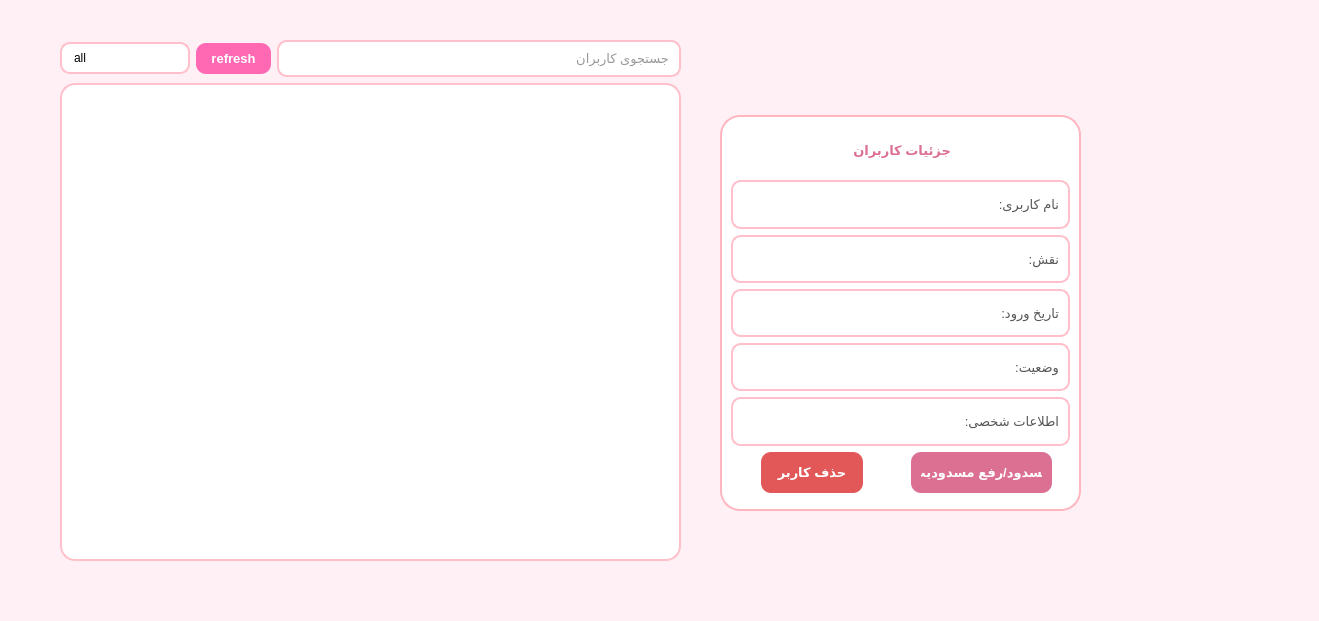
<?xml version="1.0" encoding="UTF-8"?>
<ui version="4.0">
 <class>AdminPage</class>
 <widget class="QWidget" name="AdminPage">
  <property name="geometry">
   <rect>
    <x>0</x>
    <y>0</y>
    <width>1319</width>
    <height>621</height>
   </rect>
  </property>
  <property name="windowTitle">
   <string>Form</string>
  </property>
  <property name="styleSheet">
   <string notr="true">/* پس‌زمینه اصلی صفحه ادمین */
QWidget#AdminPage { 
    background-color: #FFF0F5; /* صورتی بسیار روشن (LavenderBlush) */
}

/* استایل فیلد جستجو (txtSearch) */
QLineEdit#txtSearch {
    border: 2px solid #FFC0CB;
    border-radius: 10px;
    padding: 8px;
    background: #FFFFFF;
    color: #333333;
    font-size: 13px;
    font-family: &quot;Segoe UI&quot;, &quot;Tahoma&quot;;
}

QLineEdit#txtSearch:focus {
    border: 2px solid #DB7093; /* صورتی تیره هنگام فوکوس */
}

/* استایل کامبوباکس فیلتر نقش (cmbRoleFilter) */
QComboBox#cmbRoleFilter {
    border: 2px solid #FFC0CB;
    border-radius: 10px;
    padding: 6px 12px;
    background: #FFFFFF;
    min-width: 80px;
    font-family: &quot;Segoe UI&quot;, &quot;Tahoma&quot;;
}

QComboBox#cmbRoleFilter:hover {
    border-color: #DB7093;
}

QComboBox::drop-down#cmbRoleFilter {
    subcontrol-origin: padding;
    subcontrol-position: top right;
    width: 20px;
    border-left-width: 0px;
}

/* استایل دکمه ریفرش (refreshButton) */
QPushButton#refreshButton {
    background-color: #FF69B4; /* صورتی سرخابی روشن (همانند دکمه لاگین) */
    color: white;
    border-radius: 10px;
    padding: 8px 15px;
    font-weight: bold;
    font-family: &quot;Segoe UI&quot;, &quot;Tahoma&quot;;
    font-size: 13px;
}

QPushButton#refreshButton:hover {
    background-color: #FF1493; /* پررنگ‌تر زمان هاور */
}

/* استایل کادر سمت راست - جزئیات کاربران (detailsGroupBox) */
QGroupBox#detailsGroupBox {
    background-color: #FFFFFF;
    border: 2px solid #FFB6C1;
    border-radius: 20px;
    margin-top: 15px;
    font-weight: bold;
    font-size: 14px;
    color: #DB7093;
    font-family: &quot;Segoe UI&quot;, &quot;Tahoma&quot;;
}

/* استایل لیبل‌های ثابت پنل سمت راست (نام کاربری:، نقش: و...) */
QLabel {
    color: #DB7093;
    font-weight: bold;
    font-size: 13px;
    font-family: &quot;Segoe UI&quot;, &quot;Tahoma&quot;;
}

/* استایل لیبل‌های نمایش‌دهنده اطلاعات متغیر (مانند lblDetailUsername و غیره) */
QLabel#titleLable,
QLabel#lblDetailUsername, 
QLabel#lblDetailRole, 
QLabel#lblDetailRegDate, 
QLabel#lblDetailStatus, 
QLabel#lblDetailSpecific {
    border: 2px solid #FFC0CB;
    border-radius: 10px;
    padding: 6px;
    background: #FFFFFF;
    color: #555555;
    font-weight: normal;
    font-size: 13px;
    min-height: 20px;
}

/* استایل فریم دکمه‌ها داخل پنل جزئیات (frame) */
QFrame#frame {
    border: none;
    background: transparent;
}

/* استایل دکمه مسدود/رفع مسدودیت کاربر (btnBlockUser) */
QPushButton#btnBlockUser {
    background-color: #DB7093; /* صورتی تیره هماهنگ با تم */
    color: white;
    border-radius: 10px;
    padding: 10px;
    font-weight: bold;
    font-size: 13px;
    font-family: &quot;Segoe UI&quot;, &quot;Tahoma&quot;;
}

QPushButton#btnBlockUser:hover {
    background-color: #C71585; /* ارغوانی/صورتی تیره تر هنگام هاور */
}

/* استایل دکمه حذف کاربر (btnDeleteUser) */
QPushButton#btnDeleteUser {
    background-color: #E25858; /* قرمز صورتی ملایم برای دکمه حذف جهت حفظ تم بصری */
    color: white;
    border-radius: 10px;
    padding: 10px;
    font-weight: bold;
    font-size: 13px;
    font-family: &quot;Segoe UI&quot;, &quot;Tahoma&quot;;
}

QPushButton#btnDeleteUser:hover {
    background-color: #C0392B; /* قرمز تیره تر */
}

/* استایل جدول اصلی نمایش کاربران */
QTableView, QTableWidget {
    background-color: #FFFFFF;
    border: 2px solid #FFC0CB;
    border-radius: 15px;
    gridline-color: #FFF0F5;
    selection-background-color: #FFB6C1;
    selection-color: #FFFFFF;
    font-family: &quot;Segoe UI&quot;, &quot;Tahoma&quot;;
}

QHeaderView::section {
    background-color: #FF69B4;
    color: white;
    padding: 6px;
    border: none;
    border-bottom: 1px solid #FFF0F5;
    font-weight: bold;
    font-size: 13px;
    font-family: &quot;Segoe UI&quot;, &quot;Tahoma&quot;;
}

QHeaderView::section:first {
    border-top-left-radius: 12px;
}

/* گرد کردن گوشه بالایی سمت راست هدر */
QHeaderView::section:last {
    border-top-right-radius: 12px;
}</string>
  </property>
  <widget class="QGroupBox" name="detailsGroupBox">
   <property name="geometry">
    <rect>
     <x>720</x>
     <y>100</y>
     <width>361</width>
     <height>411</height>
    </rect>
   </property>
   <property name="title">
    <string/>
   </property>
   <layout class="QVBoxLayout" name="verticalLayout">
    <item>
     <widget class="QLabel" name="titleLabel">
      <property name="text">
       <string>                                 جزئیات کاربران</string>
      </property>
     </widget>
    </item>
    <item>
     <widget class="QLabel" name="lblDetailUsername">
      <property name="text">
       <string>نام کاربری:</string>
      </property>
     </widget>
    </item>
    <item>
     <widget class="QLabel" name="lblDetailRole">
      <property name="text">
       <string>نقش:</string>
      </property>
     </widget>
    </item>
    <item>
     <widget class="QLabel" name="lblDetailRegDate">
      <property name="text">
       <string>تاریخ ورود:</string>
      </property>
     </widget>
    </item>
    <item>
     <widget class="QLabel" name="lblDetailStatus">
      <property name="text">
       <string>وضعیت:</string>
      </property>
     </widget>
    </item>
    <item>
     <widget class="QLabel" name="lblDetailSpecific">
      <property name="text">
       <string>اطلاعات شخصی:</string>
      </property>
     </widget>
    </item>
    <item>
     <widget class="QFrame" name="frame">
      <property name="frameShape">
       <enum>QFrame::StyledPanel</enum>
      </property>
      <property name="frameShadow">
       <enum>QFrame::Raised</enum>
      </property>
      <widget class="QPushButton" name="btnBlockUser">
       <property name="geometry">
        <rect>
         <x>180</x>
         <y>0</y>
         <width>141</width>
         <height>41</height>
        </rect>
       </property>
       <property name="text">
        <string>مسدود/رفع مسدودیت</string>
       </property>
      </widget>
      <widget class="QPushButton" name="btnDeleteUser">
       <property name="geometry">
        <rect>
         <x>30</x>
         <y>0</y>
         <width>102</width>
         <height>41</height>
        </rect>
       </property>
       <property name="text">
        <string>حذف کاربر</string>
       </property>
      </widget>
     </widget>
    </item>
   </layout>
  </widget>
  <widget class="QWidget" name="layoutWidget">
   <property name="geometry">
    <rect>
     <x>60</x>
     <y>40</y>
     <width>621</width>
     <height>521</height>
    </rect>
   </property>
   <layout class="QVBoxLayout" name="verticalLayout_2">
    <item>
     <layout class="QHBoxLayout" name="horizontalLayout">
      <item>
       <widget class="QComboBox" name="cmbRoleFilter">
        <item>
         <property name="text">
          <string>all</string>
         </property>
        </item>
        <item>
         <property name="text">
          <string>admin</string>
         </property>
        </item>
        <item>
         <property name="text">
          <string>publisher</string>
         </property>
        </item>
        <item>
         <property name="text">
          <string>customer</string>
         </property>
        </item>
       </widget>
      </item>
      <item>
       <widget class="QPushButton" name="refreshButton">
        <property name="text">
         <string>refresh</string>
        </property>
       </widget>
      </item>
      <item>
       <widget class="QLineEdit" name="txtSearch">
        <property name="text">
         <string/>
        </property>
        <property name="placeholderText">
         <string>جستجوی کاربران</string>
        </property>
       </widget>
      </item>
     </layout>
    </item>
    <item>
     <layout class="QFormLayout" name="formLayout"/>
    </item>
    <item>
     <widget class="QTableWidget" name="usersTable">
      <property name="styleSheet">
       <string notr="true"/>
      </property>
      <property name="alternatingRowColors">
       <bool>true</bool>
      </property>
      <property name="showGrid">
       <bool>false</bool>
      </property>
     </widget>
    </item>
   </layout>
  </widget>
 </widget>
 <resources/>
 <connections/>
</ui>
